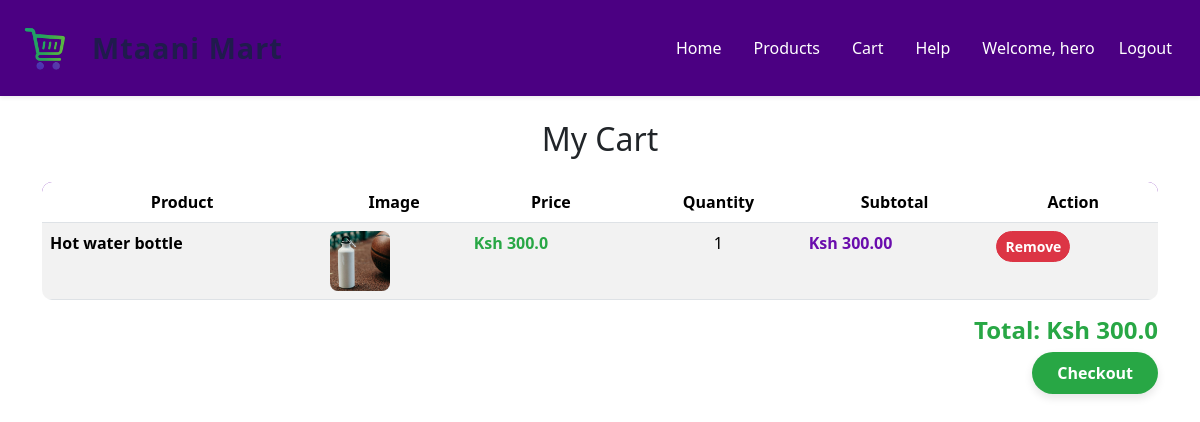
The page /cart/ (signed in) on the database its author committed.
### ProductApp/models.py (models this page shows, shortened)
class CartItem(models.Model):
    user = models.ForeignKey(User, on_delete=models.CASCADE)   # 👈 now properly inside the class
    product = models.ForeignKey(Product, on_delete=models.CASCADE)
    quantity = models.PositiveIntegerField(default=1)
    @property
    def subtotal(self):
        return self.product.price * self.quantity

class Product(models.Model):
    name = models.CharField(max_length=100)
    description = models.CharField(max_length=255)
    price = models.FloatField()
    stock = models.IntegerField(null=True, blank=True)
    image = models.ImageField(upload_to='product_images/', null=True, blank=True)
    owner = models.ForeignKey(User, on_delete=models.CASCADE, null=True, blank=True)
    created_at = models.DateField(auto_now_add=True)
    updated_at = models.DateField(auto_now=True)

### ProductApp/views.py (the view)
# urls.py: path("cart/", views.cart, name="cart"),
@login_required
def cart(request):
    cart_items = CartItem.objects.filter(user=request.user)
    total = sum(item.product.price * item.quantity for item in cart_items)
    return render(request, 'ProductApp/cart.html', {"cart_items": cart_items, "total": total})

### ProductApp/templates/ProductApp/cart.html (shortened to what this page needs)
{% extends "main.html" %}
{% block content %}
<h2 class="text-center my-4 ">My Cart</h2>
<div class="container">
    {% if cart_items %}
    <table class="table table-striped" style="border-radius:10px; overflow:hidden;">
        <thead style="background-color:#6a0dad; color:white; text-align:center;">
            <tr>
                <th>Product</th>
                <th>Image</th>
                <th>Price</th>
                <th>Quantity</th>
                <th>Subtotal</th>
                <th>Action</th>
            </tr>
        </thead>
        <tbody>
            {% for item in cart_items %}
            <tr>
                <td style="font-weight:600;">{{ item.product.name }}</td>
                <td>
                    {% if item.product.image %}
                    <img src="{{ item.product.image.url }}" alt="{{ item.product.name }}"
                        style="width:60px; height:60px; object-fit:cover; border-radius:8px;">
                    {% endif %}
                </td>
                <td style="color:#28a745; font-weight:bold;">Ksh {{ item.product.price }}</td>
                <td style="text-align:center;">{{ item.quantity }}</td>
                <td style="color:#6a0dad; font-weight:bold;">
                    Ksh {{ item.subtotal|floatformat:2 }}
                </td>
                <td>
                    <a href="{% url 'remove_from_cart' item.id %}" class="btn btn-danger btn-sm"
                        style="border-radius:20px; font-weight:bold;">
                        Remove
                    </a>
                </td>
            </tr>
            {% endfor %}
        </tbody>
    </table>
    <h4 class="text-end" style="color:#28a745; font-weight:bold;">
        Total: Ksh {{ total }}
    </h4>
    <div class="text-end mt-3">
        <a href="{% url 'checkout' %}" class="text-decoration-none" style="background-color:#28a745; color:white; padding:10px 25px; border:none; border-radius:30px; font-weight:bold; box-shadow:0 4px 8px rgba(0,0,0,0.1);">Checkout</a
    </div>
    {% else %}
    <p class="text-center">Your cart is empty.</p>
    {% endif %}
</div>
{% endblock %}

### templates/navbar.html (shortened to what this page needs)
{% load static %}
<nav class="navbar navbar-expand-lg navbar-custom shadow-sm">
    <div class="container-fluid">
        <a class="navbar-brand d-flex align-items-center" href="{% url 'home' %}">
            <img src="{% static 'ProductApp/images/logo-1.png' %}" alt="Mtaani Mart Logo"
                style="height:70px; width:auto; margin-right:10px;">
            <span style="font-size:1.8rem; font-weight:700; color:#201b4d; letter-spacing:1px;">
            </span>
        </a>
        <div class="collapse navbar-collapse" id="navbarNav">
            <ul class="navbar-nav ms-auto align-items-center">
                <li class="nav-item me-3"><a class="nav-link" href="{% url 'home' %}">Home</a></li>
                <li class="nav-item me-3"><a class="nav-link" href="{% url 'product_list' %}">Products</a></li>
                <li class="nav-item me-3"><a class="nav-link" href="{% url 'cart' %}">Cart</a></li>
                <li class="nav-item"><a class="nav-link" href="{% url 'help' %}">Help</a></li>
                <ul class="navbar-nav align-items-center">
                    {% if request.user.is_authenticated %}
                    <li class="nav-item me-3">
                    <li class="nav-item">
                        <span class="nav-link">Welcome, {{ user.username }}</span>
                    </li>
                    </li>
                    <li class="nav-item">
                        <a class="nav-link btn btn-light rounded-5 px-3 py-2" href="{% url 'logout' %}">
                            Logout
                        </a>
                    </li>
                    {% else %}
                    <li class="nav-item">
                        <a class="nav-link btn btn-light rounded-5 px-3 py-2" href="{% url 'login' %}">
                            Login
                        </a>
                    </li>
                    {% endif %}
                </ul>
        </div>
    </div>
</nav>

### ProductApp/static/ProductApp/css/style.css (style rules this page uses)
.navbar-custom { background-color: #4B0082; color: white; }
.navbar-custom .navbar-brand, .navbar-custom .nav-link { color: white; }

### rows shown on the page
CartItem: product.name "Hot water bottle", product.image (picture), product.price "300.0", quantity "1", subtotal "300.00"

### other values the page prints
{{ user.username }} "hero"
{{ total }} "300.0"
